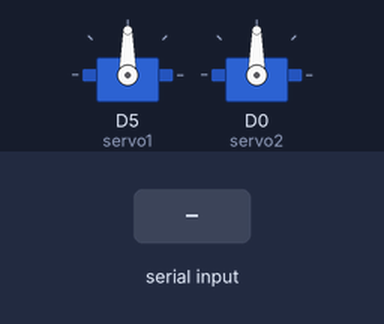
The sketch below on a simulated ESP8266 (NodeMCU). Shown: 2 × servo. Inputs (shaded band) come from the test bench.

Above: at 1.2 s.
1.3 s: "90,45\n" received over Serial
At 1.7 s:
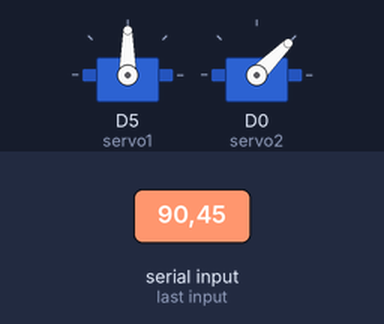
2.8 s: "30,150\n" received over Serial
At 4.0 s:
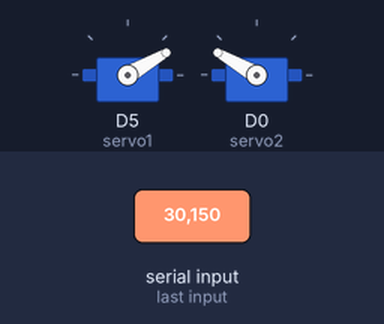
4.3 s: "1,90\n" received over Serial
At 5.2 s:
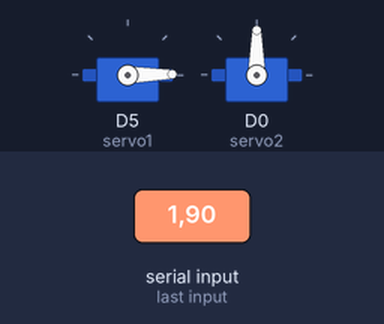
Timing chart, 0 to 7.3 s (numbered marks = the images above; inputs shaded):
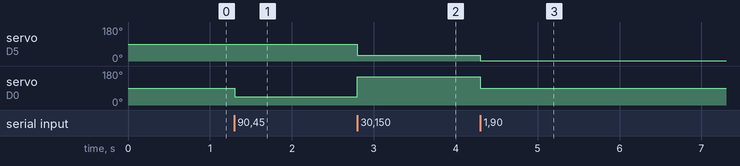

The sketch:

servotest.ino
```cpp
#include <Servo.h>

Servo servo1; // Create servo object for the first servo
Servo servo2; // Create servo object for the second servo

void setup() {
  servo1.attach(D5); // Attach first servo to D5
  servo2.attach(D0); // Attach second servo to D6
  Serial.begin(115200); // Start serial communication at 115200 baud rate
}

void loop() {
  if (Serial.available() > 0) {
    // Read the input as a string
    String input = Serial.readStringUntil('\n');
    input.trim(); // Remove any trailing whitespace

    // Parse the input format "servo1_angle,servo2_angle"
    int commaIndex = input.indexOf(',');
    if (commaIndex > 0) {
      String servo1AngleStr = input.substring(0, commaIndex);
      String servo2AngleStr = input.substring(commaIndex + 1);

      int servo1Angle = servo1AngleStr.toInt();
      int servo2Angle = servo2AngleStr.toInt();

      // Ensure angles are within range (0-180 degrees)
      servo1Angle = constrain(servo1Angle, 0, 180);
      servo2Angle = constrain(servo2Angle, 0, 180);

      // Move the servos to the specified angles
      servo1.write(servo1Angle);
      servo2.write(servo2Angle);
    }
  }
}
```

Measured:
- after the input at 1.3 s, servo on D0 (servo2): 90° → 45° at once
- after the input at 2.8 s, servo on D5 (servo1): 90° → 30° at once; servo on D0 (servo2): 45° → 150° at once
- after the input at 4.3 s, servo on D5 (servo1): 30° → 1° at once; servo on D0 (servo2): 150° → 90° at once
